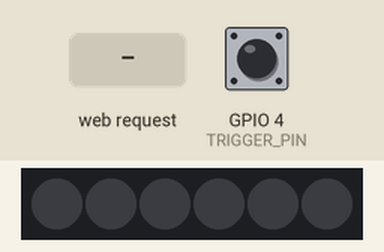
A sketch run on a simulated ESP8266 (Wemos D1 mini). On the bench: 6 RGB LEDs in strip order, left to right. The inputs (shaded band) are chosen by the test bench; at power-on: GPIO 4 (TRIGGER_PIN) HIGH. Dim RGB values are drawn brighter than linear; WiFi joins after 1.5 s; servers stay silent unless stated; storage starts empty; what the sketch prints to the serial monitor is not drawn.

Above: at 2.8 s.
2.9 s: GPIO 4 (TRIGGER_PIN) pulled LOW for 0.15 s
At 3.08 s:
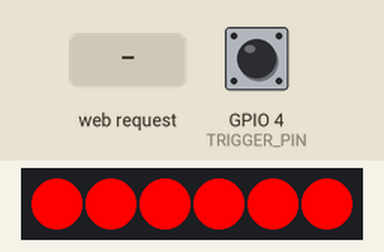
5.1 s: HTTP request GET /fire received
At 5.84 s:
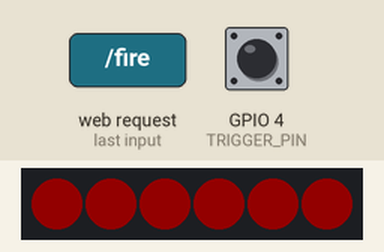
7.2 s: GPIO 4 (TRIGGER_PIN) pulled LOW for 1 s
At 9.7 s:
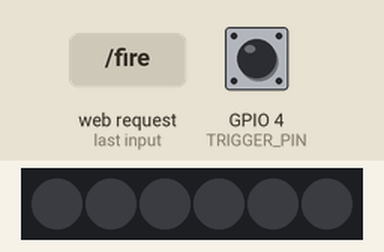
10.0 s: GPIO 4 (TRIGGER_PIN) pulled LOW for 3.2 s
At 11.1 s:
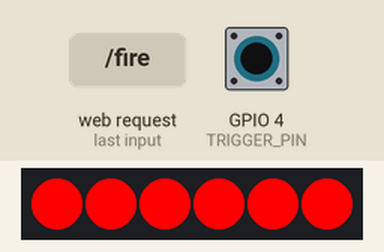
Timing chart, 0 to 15.3 s (numbered marks = the images above; inputs shaded):
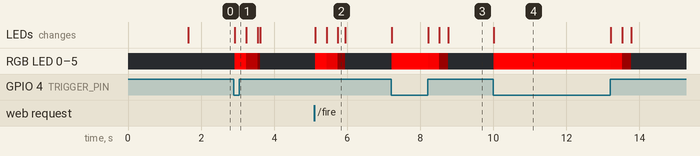

Measured:
- after the input at 2.9 s, RGB LED 0–5: off → RGB(255, 0, 0) at once, → RGB(71, 0, 0) 0.31 s later, → RGB(5, 0, 0) 0.31 s later, → off 0.07 s later; the LEDs: change at once (image 1)
- after the input at 5.1 s, RGB LED 0–5: off → RGB(255, 0, 0) at once, → RGB(186, 0, 0) 0.31 s later, → RGB(19, 0, 0) 0.31 s later, → off 0.21 s later; the LEDs: first change at once (image 2 shows a later state)
- after the input at 7.2 s, RGB LED 0–5: off → RGB(255, 0, 0) at once, → RGB(230, 0, 0) 1.0 s later, → RGB(25, 0, 0) 0.31 s later, → off 0.25 s later; the LEDs: first change at once (image 3 shows a later state)
- after the input at 10.0 s, RGB LED 0–5: off → RGB(255, 0, 0) at once, → RGB(230, 0, 0) 3.2 s later, → RGB(25, 0, 0) 0.31 s later, → off 0.25 s later; the LEDs: change at once (image 4)

The sketch:

BlasterSketch.ino
```cpp
#include <FastLED.h>
#include <ESP8266WiFi.h>
#include <ESP8266WebServer.h>
#include <LittleFS.h>
#include <ArduinoOTA.h>

// WIFI SSID AND PASSWORD *OTA PASSWORD IS SAME AS WIFI PASSWORD*
const char* ssid     = "xxxx";
const char* password = "xxxx";

// ACCESS POINT SSID AND PASSWORD
const char* APssid     = "Blaster";
const char* APpassword = "Iloveleia69";

// POWER LIMITS
#define VOLTS 5
#define MILLIAMPS 250

// TRIGGER PIN ON WEMOS
#define TRIGGER_PIN 4

// LED PIN AND COUNT
#define LED_PIN     2
#define NUM_LEDS    6

CRGB led[NUM_LEDS];

ESP8266WebServer server(80);

// INITIAL COLOR AND STATE
int r = 255;
int g = 0;
int b = 0;
bool rainbow = false;
uint8_t hue = 0;

int TriggerState = 0;

// VOLTAGE MATRIX TO MAP BATTERY VOLTAGES TO PERCENTAGES
float fVoltageMatrix[22][2] = {
    {4.10, 100},
    {4.08, 95},
    {4.05, 90},
    {4.02, 85},
    {3.99, 80},
    {3.96, 75},
    {3.93, 70},
    {3.90, 65},
    {3.85, 60},
    {3.82, 55},
    {3.79, 50},
    {3.73, 45},
    {3.69, 40},
    {3.65, 35},
    {3.59, 30},
    {3.56, 25},
    {3.52, 20},
    {3.45, 15},
    {3.42, 10},
    {3.37, 5},
    {3.27, 0},
    {0, 0}
};

int i, perc;

void setup() {

  i = 0; // set i to 0 for wifi connect timeout

  WiFi.mode(WIFI_AP_STA); // Chooses both Access point mode and station mode
  WiFi.softAP(APssid, APpassword); // Start access point
  WiFi.begin(ssid, password); // begin wifi connection
  while (WiFi.status() != WL_CONNECTED) { // wait while wifi connects
    delay(200);
    Serial.print(".");
    if ( i >= 15 ) {  i=0;  break;  } // check if its been longer than 3 seconds
    else {  i++;  }
  }

  // Pin setup
  pinMode(A0, INPUT);
  pinMode(TRIGGER_PIN, INPUT_PULLUP);
  pinMode(LED_PIN, OUTPUT);

  // FastLED initialization
  FastLED.addLeds<NEOPIXEL, LED_PIN>(led, NUM_LEDS);
  FastLED.setMaxPowerInVoltsAndMilliamps(VOLTS, MILLIAMPS);

  // OTA setup
  ArduinoOTA.setHostname(APssid);
  ArduinoOTA.setPassword(password);

  // Begin filesystem
  LittleFS.begin();

  // setup webserver server responses
  server.on("/", serverHomepage );
  server.on("/setColor", setLED);
  server.on("/rainbow", toggleRainbow);
  server.on("/battery", checkBattery);
  server.on("/fire", Fire);

  // begin webserver and OTA
  server.begin();
  ArduinoOTA.begin();

}

// Access homepage html from file system and stream it to client.
void serverHomepage() {
  File file = LittleFS.open("colorpicker.html", "r");
  server.streamFile(file, "text/html");
  file.close();

}

// Battery check calculations and HTML display
void checkBattery() {

  int nVoltageRaw = analogRead(A0);
  float fVoltage = (float)nVoltageRaw * 0.00464;

  perc = 100;

  for(i=20; i>=0; i--) {
    if(fVoltageMatrix[i][0] >= fVoltage) {
      perc = fVoltageMatrix[i + 1][1];
      break;
    }
  }

  server.send(200, "text/html", String("<!DOCTYPE html><html><head><meta name=\"viewport\"content=\"width=device-width, initial-scale=1\">") + String("<style>body {background-color: #242429;} h1{color: white;text-shadow: 2px 2px black;text-align: center;}</style></head><body><div class=\"container\"><div><h1>Voltage: ") + String(fVoltage) + String(" V <br><br> Percent:") + String(perc) + " %</h1></div></div></body></html>");

}

// Webpage remote fire
void Fire() {
  handleLED(r, g, b, rainbow, true);
  delay(250);
  serverHomepage();
}

// Rainbow mode toggle
void toggleRainbow() {
  rainbow = !rainbow;
  serverHomepage();
}

// Check how long trigger is held and toggle rainbow
void triggerHold(bool clear) {
  if(clear && i!=0) { i = 0; }
  else if(i  >= 800) {  toggleRainbow();  i = 0;  }
  else{ delay(10); i++;}

}

// LED color change request
void setLED() {
  r = server.arg("r").toInt();
  g = server.arg("g").toInt();
  b = server.arg("b").toInt();
  rainbow = false;
  serverHomepage();
}

// LED firing animation/rainbow mode
void handleLED(int r, int g, int b, bool rainbow, bool Fire) {

  TriggerState = digitalRead(TRIGGER_PIN);

  if (TriggerState == LOW || Fire) {
    if (rainbow) {
      fill_solid(led, NUM_LEDS, CHSV(hue, 255, 255));
      EVERY_N_MILLISECONDS( 5 ) {  hue+=2; }
    }
    else{
      fill_solid(led, NUM_LEDS, CRGB(r, g, b));
    }
    triggerHold(false);
    FastLED.show();
  }
  else {
    triggerHold(true);
    fadeToBlackBy(led, NUM_LEDS, 25);
    delay(10);
    FastLED.show();
  }

}

// Main Loop
void loop() {
  server.handleClient();
  ArduinoOTA.handle();
  handleLED(r, g, b, rainbow, false);
}
```
